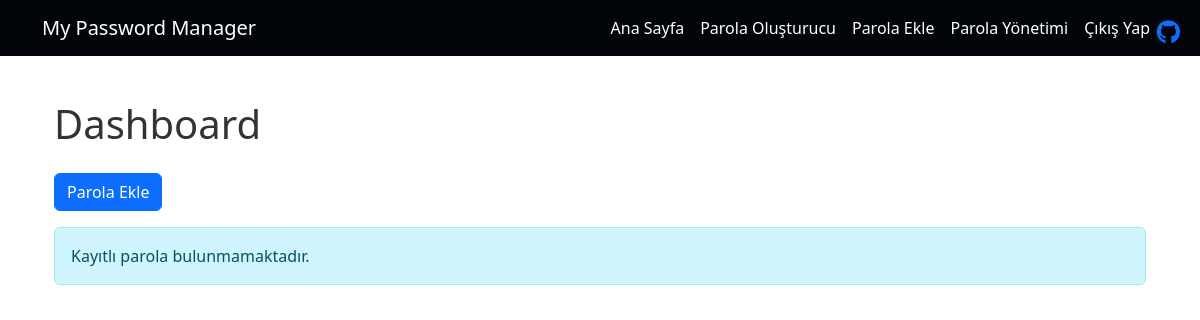
/dashboard/ (signed in), run on an earlier commit of the app's database.
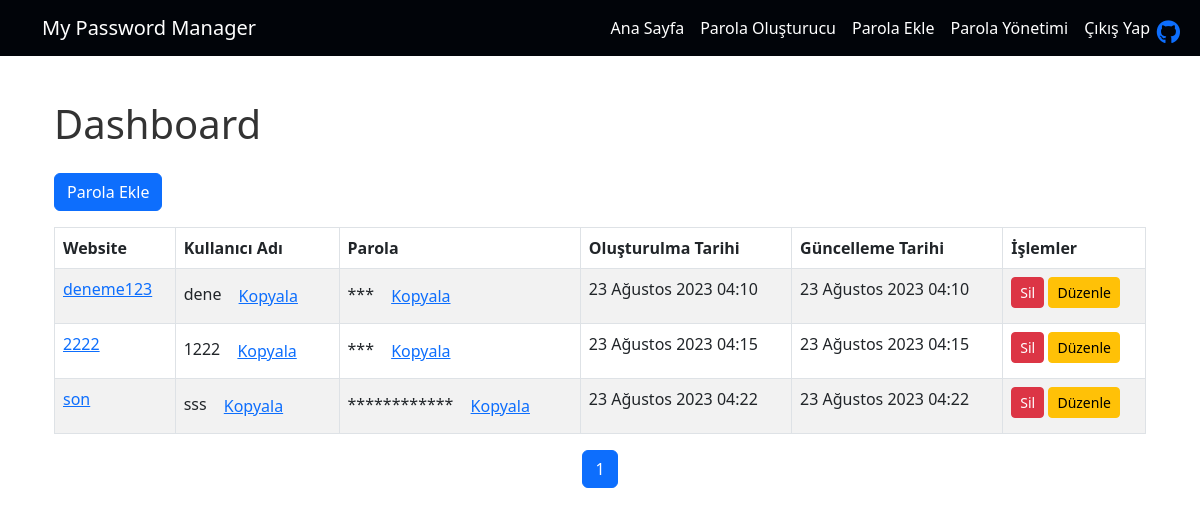
And on a later commit of the database.
### password_manager_app/models.py (models this page shows, shortened)
class Password(models.Model):
    user = models.ForeignKey(
        User,
        on_delete=models.CASCADE,
        related_name="user_passwords"
    )
    website = models.CharField(max_length=100)
    username = models.CharField(max_length=100)
    password = models.CharField(max_length=100)
    created_at = models.DateTimeField(auto_now_add=True)  # Oluşturulma zamanı otomatik olarak atanır
    updated_at = models.DateTimeField(auto_now=True)  # Her güncellemede güncellenir

### password_manager_app/views.py (the view)
# urls.py: path('dashboard/', views.dashboard, name='dashboard'),  # Örnek bir dashboard URL tanımı
def dashboard(request):
    passwords = Password.objects.filter(user=request.user)
    paginator = Paginator(passwords, 10)  # 10 parola her sayfada gösterilecek
    page_number = request.GET.get('page')
    page = paginator.get_page(page_number)
    return render(request, 'myapp/dashboard.html', {'page': page})

### password_manager_app/templates/myapp/dashboard.html (shortened to what this page needs)
{% extends "base.html" %}
{% block content %}
<div class="container mt-4">
    <h1 style="margin-bottom: 25px;">Dashboard</h1>
    <a href="{% url 'add_password' %}" class="btn btn-primary mb-3">Parola Ekle</a>
    {% if page.object_list %}
        <div class="table-responsive">
            <table class="table table-bordered table-striped">
                <thead>
                    <tr>
                        <th>Website</th>
                        <th>Kullanıcı Adı</th>
                        <th>Parola</th>
                        <th>Oluşturulma Tarihi</th>
                        <th>Güncelleme Tarihi</th>
                        <th>İşlemler</th>
                    </tr>
                </thead>
                <tbody>
                    {% for password in page.object_list %}
                    <tr>
                        <td>
                            <a href="{{ password.website }}" target="_blank">{{ password.website }}</a>
                        </td>
                        <td>
                            {{ password.username }}
                            <button class="btn btn-link copy-username" data-username="{{ password.username }}">Kopyala</button>
                        </td>
                        <td>
                            <span class="password" data-password="{{ password.password }}">
                                {% for i in password.password %}*{% endfor %}
                            </span>
                            <button class="btn btn-link copy-password">Kopyala</button>
                        </td>
                        <td>{{ password.created_at }}</td>
                        <td>{{ password.updated_at }}</td>
                        <td>
                            <a href="{% url 'delete_password' password.id %}" class="btn btn-sm btn-danger delete-password">Sil</a>
                            <a href="{% url 'update_password' password.id %}" class="btn btn-sm btn-warning update-password">Düzenle</a>
                        </td>
                    </tr>
                    {% endfor %}
                </tbody>
            </table>
        </div>
        <ul class="pagination justify-content-center">
            {% for num in page.paginator.page_range %}
                <li class="page-item {% if num == page.number %}active{% endif %}">
                    <a href="?page={{ num }}" class="page-link">{{ num }}</a>
                </li>
            {% endfor %}
        </ul>
    {% else %}
        <p class="alert alert-info">Kayıtlı parola bulunmamaktadır.</p>
    {% endif %}
</div>
{% endblock %}

### password_manager_app/templates/base.html (shortened to what this page needs)
{% load static %}
<!DOCTYPE html>
<html lang="en">
<head>
    <link href="https://cdn.jsdelivr.net/npm/bootstrap@5.3.0/dist/css/bootstrap.min.css" rel="stylesheet">
    <link rel="stylesheet" href="{% static 'css/styles.css' %}">
    <link rel="stylesheet" href="https://cdnjs.cloudflare.com/ajax/libs/font-awesome/6.0.0-beta3/css/all.min.css">
</head>
<body>
    <header>
        <nav class="navbar navbar-expand-lg navbar-dark">
            <div class="container">
                <a class="navbar-brand" href="{% url 'index' %}">My Password Manager</a>
                <div class="collapse navbar-collapse" id="navbarNav">
                    <ul class="navbar-nav ml-auto">
                        <li class="nav-item">
                            <a class="nav-link" href="{% url 'index' %}">Ana Sayfa</a>
                        </li>
                        <li class="nav-item">
                            <a class="nav-link" href="{% url 'password_generator' %}">Parola Oluşturucu</a>
                        </li>
                        {% if user.is_authenticated %}
                        <li class="nav-item ">
                            <a class="nav-link" href="{% url 'add_password' %}">Parola Ekle</a>
                        </li>
                            <li class="nav-item">
                                <a class="nav-link" href="{% url 'dashboard' %}">Parola Yönetimi</a>
                            </li>
                            <li class="nav-item">
                                <a class="nav-link" href="{% url 'logout' %}">Çıkış Yap</a>
                            </li>
                        {% endif %}
                    </ul>
                </div>
            </div>
        </nav>
    </header>
    <main>
        <div class="container">
            {% block content %}{% endblock %}
        </div>
    </main>
<div class="github-icon" style="position: fixed; top: 0; right: 0; padding: 20px;">
    <a href="https://github.com/aytekinet" target="_blank">
      <i class="fab fa-github" style="font-size: 24px;"></i>
    </a>
  </div>
</body>
</html>

### static/css/styles.css (style rules this page uses)
.navbar { background-color: #010409; }
.navbar-dark .navbar-nav .nav-link { color: #fff; }
.navbar-brand { margin-right: 20px; }
.navbar-nav { margin-left: auto; }
h1 { font-size: 2.5rem; color: #333; margin-top: 20px; }
main { padding: 20px; }

What changed in the data, as far as the page shows it:
added Password: website "deneme123", username "dene", password "123" (drawn), created_at "23 Ağustos 2023 04:10", updated_at "23 Ağustos 2023 04:10"
added Password: website "2222", username "1222", password "222" (drawn), created_at "23 Ağustos 2023 04:15", updated_at "23 Ağustos 2023 04:15"
added Password: website "son", username "sss", password "lewjwrzggdcn" (drawn), created_at "23 Ağustos 2023 04:22", updated_at "23 Ağustos 2023 04:22"
Also different on the page:
text no longer shown: "Kayıtlı parola bulunmamaktadır."
text now shown: "Website Kullanıcı Adı Parola Oluşturulma Tarihi Güncelleme Tarihi İşlemler"
new list line: "1"
